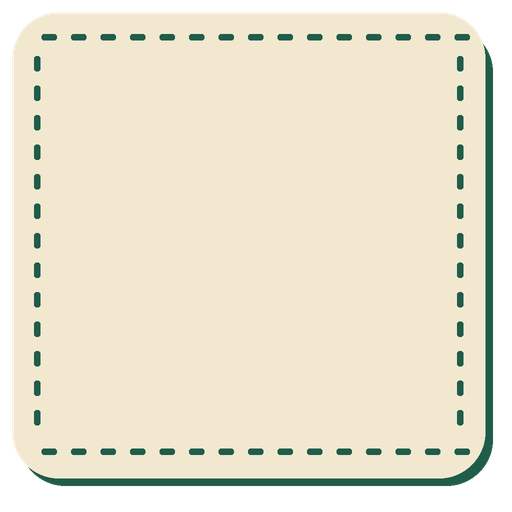
#> input picture apps/GoBanandit/design/style_frame/low_label.png, 512 x 512 px, found by its file name
$ python import_v8_art.py
#> lines starting #> are read from the running program, lines starting #| are printed output that depends on the picture; after the words box and inside, x2 and y2 are one past the last pixel; in counts of white or black regions, pixels touching at a corner belong together
"""Mechanical palette normalization, runtime fitting and layer separation.
Raw native generated originals are retained untouched in source/v8.
"""
from pathlib import Path
from PIL import Image,ImageDraw
import numpy as np
APP=Path(__file__).resolve().parents[1];SRC=APP/'design/source/v8';OUT=APP/'static/assets/sprites/sushiV8';OUT.mkdir(exist_ok=True)
palette=np.array([[239,234,220],[228,224,212],[243,240,230],[74,72,70],[40,40,40],[184,123,96],[168,110,86],[189,147,147]],dtype=np.int16)
def normalize(im):
 a=np.asarray(im.convert('RGBA')).copy();rgb=a[:,:,:3].astype(np.int16)
 # Authored common palette post-process, one nearest ink per pixel, no blur.
 distances=np.sum((rgb[:,:,None,:].astype(np.int32)-palette[None,None,:,:])**2,axis=3)
 a[:,:,:3]=palette[np.argmin(distances,axis=2)].astype('uint8');a[:,:,3]=np.where(a[:,:,3]>128,255,0)
 return Image.fromarray(a)
def fit(im,size):
 im=im.crop(im.getchannel('A').getbbox());im.thumbnail((size[0]-16,size[1]-16),Image.Resampling.LANCZOS)
 out=Image.new('RGBA',size);out.alpha_composite(im,((size[0]-im.width)//2,(size[1]-im.height)//2));return out
for p in SRC.glob('*.png'):
 name=p.stem
 if name in ['particles','ray'] or name.startswith(('digit_','title_')):continue
 size=(1600,500) if name.startswith('title_') else (740,1024) if name=='menu_frame' else (1024,640) if name.startswith('intro_') else (1600,1000) if name.startswith('fg_') else (1600,900) if name.startswith('win_') else (1600,600) if name=='logo_board' else (512,512)
 im=normalize(fit(Image.open(p),size))
 if name=='menu_frame':
  # Separate opaque code-native paper backplate under the generated wooden rim.
  paper=Image.new('RGBA',size);ImageDraw.Draw(paper).rectangle((60,150,680,955),fill='#EFEADC');paper.alpha_composite(im)
  # Replace blank print well with exactly the established clean paper surface.
  ImageDraw.Draw(paper).rectangle((88,185,650,900),fill='#EFEADC');im=paper
 if name=='win_mega':
  # Receipt uses two hard inks: eliminate intermediate grey shading.
  a=np.asarray(im).copy();opaque=a[:,:,3]>128;neutral=np.max(a[:,:,:3],axis=2)-np.min(a[:,:,:3],axis=2)<35
  dark=opaque&neutral&(a[:,:,0]<160);light=opaque&neutral&~dark
  a[dark,:3]=[40,40,40];a[light,:3]=[239,234,220];im=Image.fromarray(a)
 if name.startswith(('win_','fg_')):
  a=np.asarray(im).copy();h,w=a.shape[:2];inside=np.zeros((h,w),bool);inside[int(h*.24):int(h*.79),int(w*.16):int(w*.84)]=True
  base=a.copy();base[~inside,3]=0;decor=a.copy();decor[inside,3]=0
  Image.fromarray(base).save(OUT/f'{name}.png',optimize=True);Image.fromarray(decor).save(OUT/f'{name}_decor.png',optimize=True)
 else:im.save(OUT/f'{name}.png',optimize=True)
# Fill variants reuse our established code-native paper frame; no border redraw.
label=Image.open(APP/'static/assets/sprites/sushiSymbols/low_label.png').convert('RGBA');a=np.asarray(label)
#> further down, label is the input picture: PIL image 512x512 RGBA; mean R, G, B, A 199.8, 194.5, 174, 219
for name in ['back_h1','back_h2','back_s']:
 im=label.copy();pix=np.asarray(im).copy();paper=(a[:,:,0]>145)&(a[:,:,1]>140)&(a[:,:,3]>128)
 yy,xx=np.indices(paper.shape)
 if name=='back_h1':pix[paper,:3]=[184,123,96]
 if name=='back_h2':pix[paper&(yy>256),:3]=[184,123,96]
 im=Image.fromarray(pix);d=ImageDraw.Draw(im)
 if name=='back_h1':
  for angle in range(0,360,30):
   import math
   for r in range(170,231,16):
    x=256+math.cos(math.radians(angle))*r;y=256+math.sin(math.radians(angle))*r;d.ellipse((x-3,y-3,x+3,y+3),fill='#4A4846')
 if name=='back_s':
  for r in [175,195,215]:d.ellipse((256-r,256-r,256+r,256+r),outline='#4A4846',width=3)
 im.save(OUT/f'{name}.png',optimize=True)
#> this loop made 3 passes
#> pass 1, `paper = (a[:, :, 0] > 145) & (a[:, :, 1] > 140) & (a[:, :, 3] > 128)`:
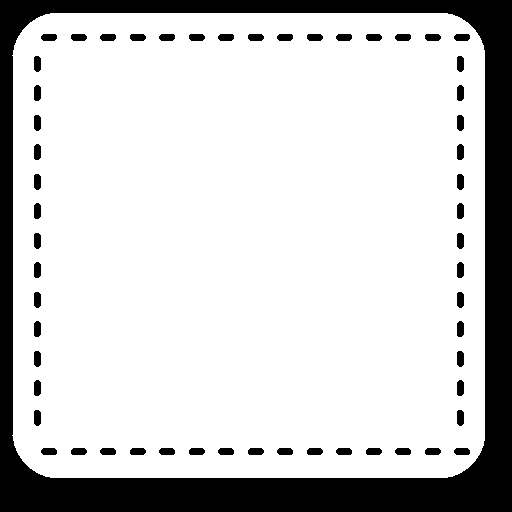
#> paper: shape (512, 512) bool; 80.9% white; 57 black regions, largest, box (x1, y1, x2, y2) and area: (0, 0, 512, 512) 44362, (41, 34, 57, 41) 102, (71, 34, 87, 41) 102
#> pass 1, `im = Image.fromarray(pix)`:
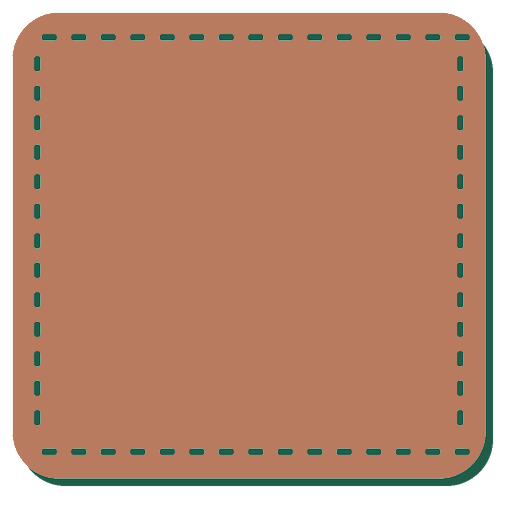
#> im: PIL image 512x512 RGBA; mean R, G, B, A 152.8, 106.2, 83.3, 219; transparent parts drawn white
#> pass 1, `im.save(OUT/f'{name}.png',optimize=True)`:
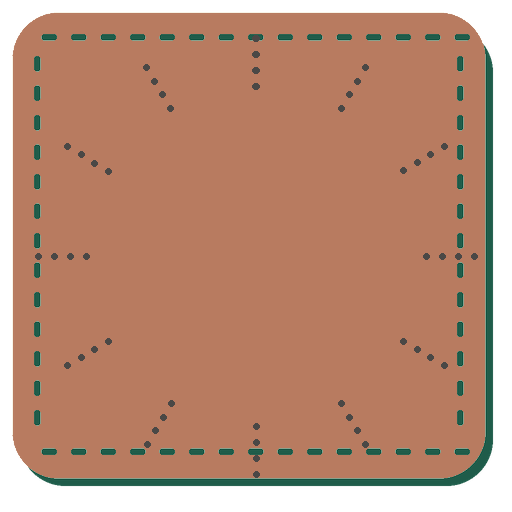
#> saved as back_h1.png: PIL image 512x512 RGBA; mean R, G, B, A 152.1, 105.9, 83.2, 219; transparent parts drawn white
#> pass 2, `im = Image.fromarray(pix)`:
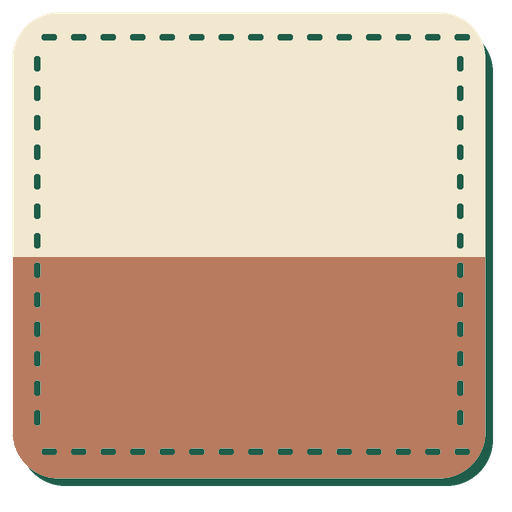
#> im: PIL image 512x512 RGBA; mean R, G, B, A 177.5, 152.6, 131, 219; transparent parts drawn white
#> after the loop:
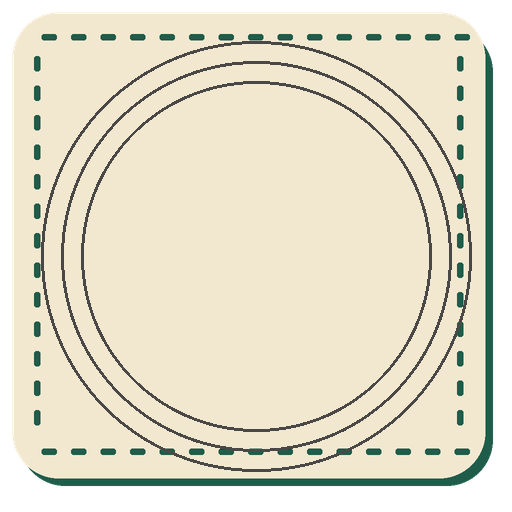
#> im: PIL image 512x512 RGBA; mean R, G, B, A 193.2, 188.2, 168.6, 219; transparent parts drawn white
if (SRC/'particles.png').exists():
 sheet=normalize(Image.open(SRC/'particles.png'));w,h=sheet.size
 for i in range(16):
  cell=sheet.crop(((i%4)*w//4,(i//4)*h//4,(i%4+1)*w//4,(i//4+1)*h//4));cell=normalize(fit(cell,(128,128)));cell.save(OUT/f'particle_{i}.png',optimize=True)
if (SRC/'ray.png').exists():normalize(fit(Image.open(SRC/'ray.png'),(1024,1024))).save(OUT/'ray.png',optimize=True)
print('V8 art fitted, palette normalized, independent bases/decorations exported')
